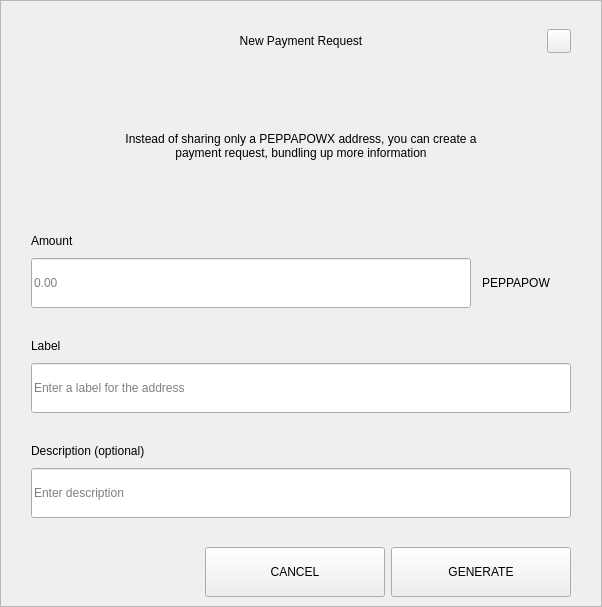
<?xml version="1.0" encoding="UTF-8"?>
<ui version="4.0">
 <class>RequestDialog</class>
 <widget class="QDialog" name="RequestDialog">
  <property name="geometry">
   <rect>
    <x>0</x>
    <y>0</y>
    <width>602</width>
    <height>607</height>
   </rect>
  </property>
  <property name="windowTitle">
   <string>Dialog</string>
  </property>
  <layout class="QVBoxLayout" name="verticalLayout_5">
   <property name="spacing">
    <number>0</number>
   </property>
   <property name="leftMargin">
    <number>0</number>
   </property>
   <property name="topMargin">
    <number>0</number>
   </property>
   <property name="rightMargin">
    <number>0</number>
   </property>
   <property name="bottomMargin">
    <number>0</number>
   </property>
   <item>
    <widget class="QFrame" name="frame">
     <property name="styleSheet">
      <string notr="true"/>
     </property>
     <property name="frameShape">
      <enum>QFrame::StyledPanel</enum>
     </property>
     <property name="frameShadow">
      <enum>QFrame::Raised</enum>
     </property>
     <layout class="QVBoxLayout" name="verticalLayout_4" stretch="1,0,0">
      <property name="spacing">
       <number>0</number>
      </property>
      <property name="leftMargin">
       <number>30</number>
      </property>
      <property name="topMargin">
       <number>20</number>
      </property>
      <property name="rightMargin">
       <number>30</number>
      </property>
      <property name="bottomMargin">
       <number>0</number>
      </property>
      <item>
       <layout class="QHBoxLayout" name="horizontalLayout_3">
        <property name="spacing">
         <number>0</number>
        </property>
        <item>
         <spacer name="horizontalSpacer_21">
          <property name="orientation">
           <enum>Qt::Horizontal</enum>
          </property>
          <property name="sizeHint" stdset="0">
           <size>
            <width>40</width>
            <height>20</height>
           </size>
          </property>
         </spacer>
        </item>
        <item>
         <widget class="QLabel" name="labelTitle">
          <property name="minimumSize">
           <size>
            <width>0</width>
            <height>40</height>
           </size>
          </property>
          <property name="maximumSize">
           <size>
            <width>16777215</width>
            <height>40</height>
           </size>
          </property>
          <property name="styleSheet">
           <string notr="true">padding-left:24px;</string>
          </property>
          <property name="text">
           <string>New Payment Request</string>
          </property>
          <property name="alignment">
           <set>Qt::AlignCenter</set>
          </property>
          <property name="margin">
           <number>7</number>
          </property>
         </widget>
        </item>
        <item>
         <spacer name="horizontalSpacer">
          <property name="orientation">
           <enum>Qt::Horizontal</enum>
          </property>
          <property name="sizeHint" stdset="0">
           <size>
            <width>40</width>
            <height>20</height>
           </size>
          </property>
         </spacer>
        </item>
        <item>
         <widget class="QPushButton" name="btnEsc">
          <property name="minimumSize">
           <size>
            <width>24</width>
            <height>24</height>
           </size>
          </property>
          <property name="maximumSize">
           <size>
            <width>24</width>
            <height>24</height>
           </size>
          </property>
          <property name="focusPolicy">
           <enum>Qt::NoFocus</enum>
          </property>
          <property name="text">
           <string/>
          </property>
         </widget>
        </item>
       </layout>
      </item>
      <item>
       <widget class="QStackedWidget" name="stack">
        <property name="minimumSize">
         <size>
          <width>540</width>
          <height>0</height>
         </size>
        </property>
        <property name="maximumSize">
         <size>
          <width>540</width>
          <height>16777215</height>
         </size>
        </property>
        <property name="currentIndex">
         <number>0</number>
        </property>
        <widget class="QWidget" name="page_1">
         <property name="minimumSize">
          <size>
           <width>540</width>
           <height>0</height>
          </size>
         </property>
         <property name="maximumSize">
          <size>
           <width>540</width>
           <height>16777215</height>
          </size>
         </property>
         <layout class="QVBoxLayout" name="layout1">
          <property name="spacing">
           <number>0</number>
          </property>
          <property name="leftMargin">
           <number>0</number>
          </property>
          <property name="topMargin">
           <number>0</number>
          </property>
          <property name="rightMargin">
           <number>0</number>
          </property>
          <property name="bottomMargin">
           <number>0</number>
          </property>
          <item>
           <spacer name="verticalSpacer_21">
            <property name="orientation">
             <enum>Qt::Vertical</enum>
            </property>
            <property name="sizeType">
             <enum>QSizePolicy::Fixed</enum>
            </property>
            <property name="sizeHint" stdset="0">
             <size>
              <width>20</width>
              <height>30</height>
             </size>
            </property>
           </spacer>
          </item>
          <item alignment="Qt::AlignHCenter">
           <widget class="QLabel" name="labelMessage">
            <property name="minimumSize">
             <size>
              <width>400</width>
              <height>50</height>
             </size>
            </property>
            <property name="text">
             <string>Instead of sharing only a PEPPAPOWX address, you can create a payment request, bundling up more information</string>
            </property>
            <property name="alignment">
             <set>Qt::AlignCenter</set>
            </property>
            <property name="wordWrap">
             <bool>true</bool>
            </property>
           </widget>
          </item>
          <item alignment="Qt::AlignBottom">
           <widget class="QWidget" name="containerAmount" native="true">
            <layout class="QVBoxLayout" name="verticalLayout">
             <property name="spacing">
              <number>9</number>
             </property>
             <property name="leftMargin">
              <number>0</number>
             </property>
             <property name="topMargin">
              <number>0</number>
             </property>
             <property name="rightMargin">
              <number>0</number>
             </property>
             <property name="bottomMargin">
              <number>0</number>
             </property>
             <item>
              <widget class="QLabel" name="labelSubtitleAmount">
               <property name="minimumSize">
                <size>
                 <width>350</width>
                 <height>16</height>
                </size>
               </property>
               <property name="maximumSize">
                <size>
                 <width>16777215</width>
                 <height>16</height>
                </size>
               </property>
               <property name="text">
                <string>Amount</string>
               </property>
              </widget>
             </item>
             <item alignment="Qt::AlignTop">
              <widget class="QWidget" name="layoutAmount" native="true">
               <layout class="QHBoxLayout" name="horizontalLayout" stretch="2,0">
                <property name="spacing">
                 <number>0</number>
                </property>
                <property name="leftMargin">
                 <number>0</number>
                </property>
                <property name="topMargin">
                 <number>0</number>
                </property>
                <property name="rightMargin">
                 <number>0</number>
                </property>
                <property name="bottomMargin">
                 <number>0</number>
                </property>
                <item>
                 <widget class="QLineEdit" name="lineEditAmount">
                  <property name="minimumSize">
                   <size>
                    <width>0</width>
                    <height>50</height>
                   </size>
                  </property>
                  <property name="maximumSize">
                   <size>
                    <width>16777215</width>
                    <height>50</height>
                   </size>
                  </property>
                  <property name="placeholderText">
                   <string notr="true">0.00</string>
                  </property>
                 </widget>
                </item>
                <item>
                 <widget class="QWidget" name="comboContainer" native="true">
                  <property name="minimumSize">
                   <size>
                    <width>100</width>
                    <height>50</height>
                   </size>
                  </property>
                  <property name="maximumSize">
                   <size>
                    <width>16777215</width>
                    <height>50</height>
                   </size>
                  </property>
                  <layout class="QHBoxLayout" name="horizontalLayout_31">
                   <property name="spacing">
                    <number>0</number>
                   </property>
                   <property name="leftMargin">
                    <number>0</number>
                   </property>
                   <property name="topMargin">
                    <number>0</number>
                   </property>
                   <property name="rightMargin">
                    <number>10</number>
                   </property>
                   <property name="bottomMargin">
                    <number>0</number>
                   </property>
                   <item>
                    <widget class="QLabel" name="comboBoxCoin">
                     <property name="text">
                      <string>PEPPAPOW</string>
                     </property>
                     <property name="alignment">
                      <set>Qt::AlignCenter</set>
                     </property>
                    </widget>
                   </item>
                  </layout>
                 </widget>
                </item>
               </layout>
              </widget>
             </item>
            </layout>
           </widget>
          </item>
          <item>
           <spacer name="verticalSpacer_31">
            <property name="orientation">
             <enum>Qt::Vertical</enum>
            </property>
            <property name="sizeType">
             <enum>QSizePolicy::Fixed</enum>
            </property>
            <property name="sizeHint" stdset="0">
             <size>
              <width>20</width>
              <height>30</height>
             </size>
            </property>
           </spacer>
          </item>
          <item>
           <layout class="QVBoxLayout" name="verticalLayoutLabel">
            <property name="spacing">
             <number>9</number>
            </property>
            <item>
             <widget class="QLabel" name="labelSubtitleLabel">
              <property name="minimumSize">
               <size>
                <width>0</width>
                <height>16</height>
               </size>
              </property>
              <property name="maximumSize">
               <size>
                <width>16777215</width>
                <height>16</height>
               </size>
              </property>
              <property name="text">
               <string>Label</string>
              </property>
             </widget>
            </item>
            <item>
             <widget class="QLineEdit" name="lineEditLabel">
              <property name="minimumSize">
               <size>
                <width>0</width>
                <height>50</height>
               </size>
              </property>
              <property name="maximumSize">
               <size>
                <width>16777215</width>
                <height>50</height>
               </size>
              </property>
              <property name="placeholderText">
               <string>Enter a label for the address</string>
              </property>
             </widget>
            </item>
           </layout>
          </item>
          <item>
           <spacer name="verticalSpacer_34">
            <property name="orientation">
             <enum>Qt::Vertical</enum>
            </property>
            <property name="sizeType">
             <enum>QSizePolicy::Fixed</enum>
            </property>
            <property name="sizeHint" stdset="0">
             <size>
              <width>20</width>
              <height>30</height>
             </size>
            </property>
           </spacer>
          </item>
          <item>
           <layout class="QVBoxLayout" name="verticalLayoutDescription">
            <property name="spacing">
             <number>9</number>
            </property>
            <item>
             <widget class="QLabel" name="labelSubtitleDescription">
              <property name="minimumSize">
               <size>
                <width>0</width>
                <height>16</height>
               </size>
              </property>
              <property name="maximumSize">
               <size>
                <width>16777215</width>
                <height>16</height>
               </size>
              </property>
              <property name="text">
               <string>Description (optional)</string>
              </property>
             </widget>
            </item>
            <item>
             <widget class="QLineEdit" name="lineEditDescription">
              <property name="minimumSize">
               <size>
                <width>0</width>
                <height>50</height>
               </size>
              </property>
              <property name="maximumSize">
               <size>
                <width>16777215</width>
                <height>50</height>
               </size>
              </property>
              <property name="placeholderText">
               <string>Enter description</string>
              </property>
             </widget>
            </item>
            <item>
             <spacer name="verticalSpacer_4">
              <property name="orientation">
               <enum>Qt::Vertical</enum>
              </property>
              <property name="sizeType">
               <enum>QSizePolicy::Fixed</enum>
              </property>
              <property name="sizeHint" stdset="0">
               <size>
                <width>20</width>
                <height>20</height>
               </size>
              </property>
             </spacer>
            </item>
           </layout>
          </item>
         </layout>
        </widget>
        <widget class="QWidget" name="page_2">
         <layout class="QVBoxLayout" name="layout2">
          <item>
           <spacer name="verticalSpacer_5">
            <property name="orientation">
             <enum>Qt::Vertical</enum>
            </property>
            <property name="sizeType">
             <enum>QSizePolicy::Fixed</enum>
            </property>
            <property name="sizeHint" stdset="0">
             <size>
              <width>20</width>
              <height>50</height>
             </size>
            </property>
           </spacer>
          </item>
          <item alignment="Qt::AlignHCenter">
           <widget class="QLabel" name="labelQrImg">
            <property name="minimumSize">
             <size>
              <width>260</width>
              <height>260</height>
             </size>
            </property>
            <property name="maximumSize">
             <size>
              <width>260</width>
              <height>260</height>
             </size>
            </property>
            <property name="text">
             <string/>
            </property>
            <property name="alignment">
             <set>Qt::AlignCenter</set>
            </property>
           </widget>
          </item>
          <item>
           <spacer name="verticalSpacer_2">
            <property name="orientation">
             <enum>Qt::Vertical</enum>
            </property>
            <property name="sizeType">
             <enum>QSizePolicy::Fixed</enum>
            </property>
            <property name="sizeHint" stdset="0">
             <size>
              <width>20</width>
              <height>30</height>
             </size>
            </property>
           </spacer>
          </item>
          <item alignment="Qt::AlignHCenter">
           <widget class="QLabel" name="labelAddress">
            <property name="text">
             <string>D7VFR83SQbiezrW72hjcWJtcfip5krte2Z </string>
            </property>
           </widget>
          </item>
          <item>
           <spacer name="verticalSpacer_32">
            <property name="orientation">
             <enum>Qt::Vertical</enum>
            </property>
            <property name="sizeType">
             <enum>QSizePolicy::Expanding</enum>
            </property>
            <property name="sizeHint" stdset="0">
             <size>
              <width>20</width>
              <height>20</height>
             </size>
            </property>
           </spacer>
          </item>
          <item>
           <layout class="QHBoxLayout" name="horizontal">
            <property name="leftMargin">
             <number>20</number>
            </property>
            <property name="rightMargin">
             <number>20</number>
            </property>
            <property name="bottomMargin">
             <number>20</number>
            </property>
            <item>
             <spacer name="horizontalSpacer_4">
              <property name="orientation">
               <enum>Qt::Horizontal</enum>
              </property>
              <property name="sizeHint" stdset="0">
               <size>
                <width>40</width>
                <height>20</height>
               </size>
              </property>
             </spacer>
            </item>
            <item>
             <widget class="QPushButton" name="btnCopyAddress">
              <property name="minimumSize">
               <size>
                <width>180</width>
                <height>50</height>
               </size>
              </property>
              <property name="text">
               <string>COPY ADDRESS</string>
              </property>
             </widget>
            </item>
            <item>
             <widget class="QPushButton" name="btnCopyUrl">
              <property name="minimumSize">
               <size>
                <width>180</width>
                <height>50</height>
               </size>
              </property>
              <property name="text">
               <string>COPY URL</string>
              </property>
             </widget>
            </item>
            <item>
             <spacer name="horizontalSpacer_2">
              <property name="orientation">
               <enum>Qt::Horizontal</enum>
              </property>
              <property name="sizeHint" stdset="0">
               <size>
                <width>40</width>
                <height>20</height>
               </size>
              </property>
             </spacer>
            </item>
           </layout>
          </item>
         </layout>
        </widget>
       </widget>
      </item>
      <item>
       <widget class="QWidget" name="buttonsStack" native="true">
        <layout class="QHBoxLayout" name="horizontalLayout_5">
         <property name="leftMargin">
          <number>20</number>
         </property>
         <property name="rightMargin">
          <number>0</number>
         </property>
         <item>
          <spacer name="horizontalSpacer_41">
           <property name="orientation">
            <enum>Qt::Horizontal</enum>
           </property>
           <property name="sizeHint" stdset="0">
            <size>
             <width>40</width>
             <height>20</height>
            </size>
           </property>
          </spacer>
         </item>
         <item>
          <widget class="QPushButton" name="btnCancel">
           <property name="minimumSize">
            <size>
             <width>180</width>
             <height>50</height>
            </size>
           </property>
           <property name="focusPolicy">
            <enum>Qt::NoFocus</enum>
           </property>
           <property name="text">
            <string>CANCEL</string>
           </property>
          </widget>
         </item>
         <item>
          <widget class="QPushButton" name="btnSave">
           <property name="minimumSize">
            <size>
             <width>180</width>
             <height>50</height>
            </size>
           </property>
           <property name="focusPolicy">
            <enum>Qt::NoFocus</enum>
           </property>
           <property name="text">
            <string>GENERATE</string>
           </property>
          </widget>
         </item>
        </layout>
       </widget>
      </item>
     </layout>
    </widget>
   </item>
  </layout>
 </widget>
 <resources/>
 <connections/>
</ui>
